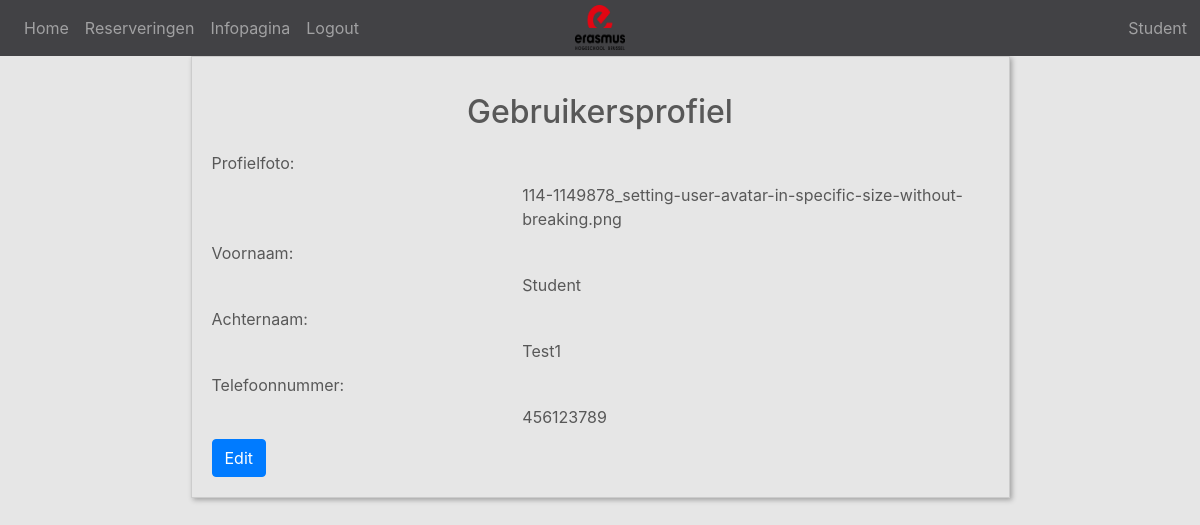
The app's page /gebruikersprofiel (signed in), older data.
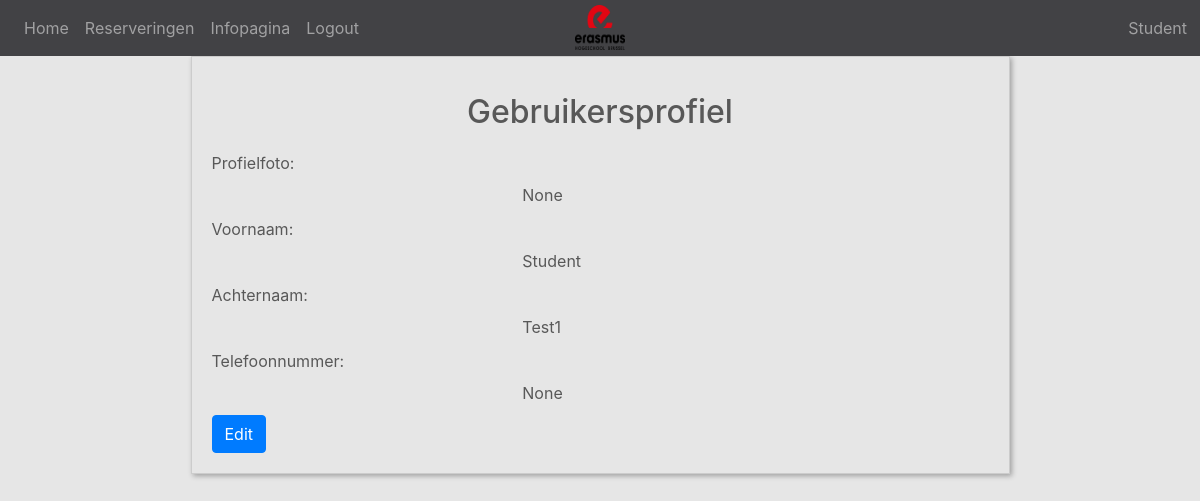
The same page, newer data.
### website/models.py (models this page shows)
class User(db.Model, UserMixin):
    id = db.Column(db.Integer, primary_key=True)
    email = db.Column(db.String(150), unique=True)
    phone_number = db.Column(db.String(150))
    password = db.Column(db.String(150))
    first_name = db.Column(db.String(150))
    last_name = db.Column(db.String(150))
    profile_picture = db.Column(db.String(150), nullable=True)
    type_id = db.Column(db.Integer)
    blacklisted = db.Column(db.Boolean, default=False)
    reden_blacklist = db.Column(db.Text, nullable=True)
    warning = db.Column(db.Integer, default=0)
    blacklist_end_date = db.Column(db.DateTime, nullable=True)
    reserveringen = db.relationship('Artikel')

### website/views.py (the view, shortened to what this page needs)
@views.route("/gebruikersprofiel", methods=['GET', 'POST'])
@login_required
def gebruikersprofiel():
    user = current_user
    return render_template('gebruikersprofiel.html', user= user)

### website/templates/Gebruikersprofiel.html (shortened to what this page needs)
{% extends "base.html" %} {% block title %}Gebruikersprofiel{% endblock %} {%
block content %}
<section class="Gebruikersprofiel">
<h2>Gebruikersprofiel</h2>
<form id="profileForm" method="POST" enctype="multipart/form-data">
  <div>
    <label for="profilePictureInput">Profielfoto:</label>
    <p>{{ current_user.profile_picture }}</p>
  </div>
  <div>
    <label>Voornaam:</label>
    <p>{{ current_user.first_name }}</p>
  </div>
  <div>
    <label>Achternaam:</label>
    <p>{{ current_user.last_name }}</p>
  </div>
  <div>
    <label for="phoneInput">Telefoonnummer:</label>
    <p>{{ current_user.phone_number }}</p>
  </div>
<button type="button" id="editButton" class="btn btn-primary">Edit</button>
</form>
</section>
{% endblock %}

### website/templates/base.html (shortened to what this page needs)
<!DOCTYPE html>
<head lang="en">
<link rel="stylesheet" href="https://stackpath.bootstrapcdn.com/bootstrap/4.3.1/css/bootstrap.min.css">
<link rel="stylesheet" href="https://cdn.jsdelivr.net/npm/bootstrap-icons@1.3.0/font/bootstrap-icons.css">
<link href="https://cdnjs.cloudflare.com/ajax/libs/dropzone/5.7.0/dropzone.min.css" rel="stylesheet">
<link rel="stylesheet" href="https://cdnjs.cloudflare.com/ajax/libs/font-awesome/5.15.3/css/all.min.css"><link rel="stylesheet" href="https://cdn.jsdelivr.net/npm/flatpickr/dist/flatpickr.min.css">
<link rel="stylesheet" href="{{ url_for('static', filename='userstyle.css') }}">
<link rel="stylesheet" href="{{ url_for('static', filename='adminstyle.css') }}">
<link rel="stylesheet" href="{{ url_for('static', filename='adminblacklist.css') }}">
<link href="https://fonts.cdnfonts.com/css/sf-pro-display" rel="stylesheet">
</head>
<body>
  <nav class="navbar navbar-expand-lg navbar-dark bg-dark">
    <div class="collapse navbar-collapse" id="navbar">
      <div class="navbar-nav">
        {% if user.is_authenticated %}
        <a class="nav-item nav-link" id="home" href="/">Home</a>
        {% if user.type_id == 2 or  user.type_id == 3 %}
        <a class="nav-item nav-link" id="reservaties" href="/userartikels">Reserveringen</a>
        <a class="nav-item nav-link" id="infopagina" href="/infopagina">Infopagina</a>
        {% endif %}
        <a class="nav-item nav-link" id="logout" href="/logout">Logout</a>
        {% else %}
        <a class="nav-item nav-link" id="login" href="/login">Login</a>
        <a class="nav-item nav-link" id="signUp" href="/sign-up">Sign Up</a>
        {% endif %}
      </div>
    </div>
    <img
        src="{{ url_for('static', filename='images/ehblogo.png') }}"
        alt="logo"
        width="50"
        height="45"
        id="logo"
        >
    <div  id="usernav">
      <div class="navbar-nav usernav">
        {% if user.is_authenticated %}
          <a class="nav-item nav-link" id="user" href="/gebruikersprofiel">{{ current_user.first_name }}</a>
        {% endif %}
      </div>
  </nav>
  <div class="container">
    {% block content %} {% endblock %}
  </div>
</body>

### website/static/userstyle.css (style rules this page uses)
body { font-family: "SF Pro Display", sans-serif; color: rgb(88, 88, 88); background-color: #e6e6e6; }
.container { display: flex; flex-wrap: wrap; flex-direction: row; justify-content: space-between; min-width: 100%; }
h2 { text-align: center; margin-top: 2%; }
.navbar { background-color: #424245 !important; }
#usernav { position: absolute; right: 0; top: 1; margin-right: 5px; }
.usernav { display: flex; flex-direction: column; justify-content: center; }
#logo { position: absolute; top: 0; left: 50%; transform: translateX(-50%); margin-top: 5px; }
.Gebruikersprofiel { width: 70%; padding: 20px; border: 1px solid #ccc; margin: 0 auto; box-shadow: 2px 2px 5px rgba(0, 0, 0, 0.3); }
.Gebruikersprofiel h2 { text-align: center; margin-bottom: 20px; }
.Gebruikersprofiel p { margin-bottom: 10px; margin-left: 40%; }

Row changes from the older to the newer data that the page shows:
changed User "Student": profile_picture "114-1149878_setting-user-avatar-in-specific-size-without-breaking.png" → "None"; phone_number "456123789" → "None"
